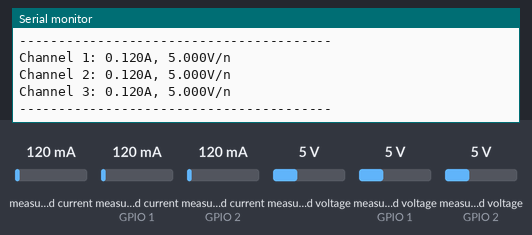
Bench run of a sketch on a simulated ESP32. On the bench: the last lines printed to the serial monitor. The inputs (shaded band) are chosen by the test bench; at power-on: measured current 120 mA, measured current (sensors on GPIO 1, GPIO 2) 120 mA, measured voltage 5 V, measured voltage (sensors on GPIO 1, GPIO 2) 5 V. WiFi joins after 1.5 s; servers stay silent unless stated.

Above: at 3.0 s.
3.1 s: measured current (sensor 0) set to 40 mA
4.6 s: measured current (sensor on GPIO 1) set to 40 mA
At 5.6 s:
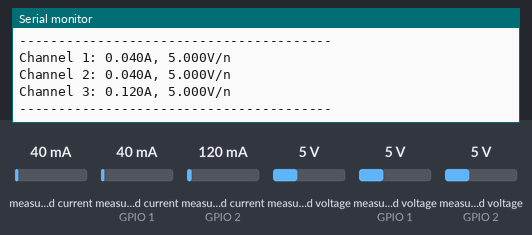
6.1 s: measured current (sensor on GPIO 2) set to 40 mA
At 7.4 s:
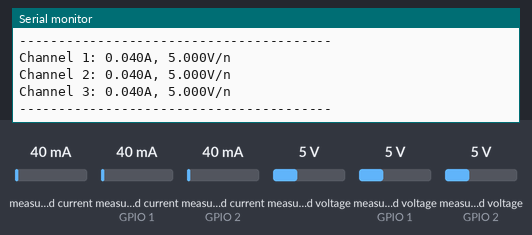
7.6 s: measured voltage (sensor 0) set to 0.3 V
9.1 s: measured voltage (sensor on GPIO 1) set to 0.3 V
At 10.4 s:
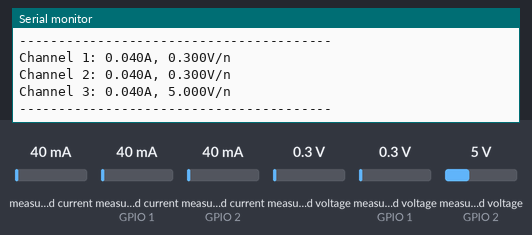
10.6 s: measured voltage (sensor on GPIO 2) set to 0.3 V
At 11.7 s:
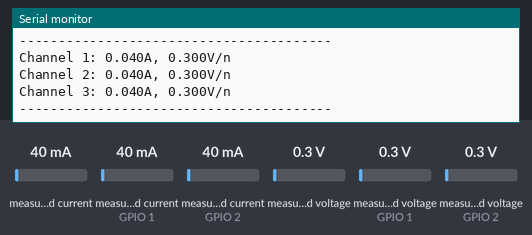
Timing chart, 0 to 13.1 s (numbered marks = the images above; inputs shaded):
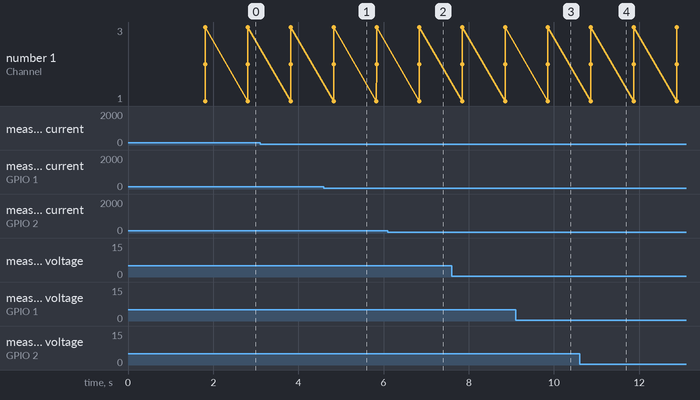

Measured:
- after the input at 4.6 s, the serial monitor: prints a new line after 0.23 s (image 1)
- after the input at 6.1 s, the serial monitor: prints a new line after 0.74 s (image 2)
- after the input at 9.1 s, the serial monitor: prints a new line after 0.76 s (image 3)
- after the input at 10.6 s, the serial monitor: prints a new line after 0.27 s (image 4)

The sketch:

ESPV_INA_Beastlib.ino
```cpp
#define BLYNK_TEMPLATE_ID "TMPLsgwf8Dhk"
#define BLYNK_DEVICE_NAME "NIOT DRAFT"
#define BLYNK_AUTH_TOKEN "HfjOm1Ku95G8TjHITGlnsLMwEtVreCru"
#define BLYNK_PRINT Serial

#include <WiFi.h>
#include <BlynkSimpleEsp32.h>

#include <Wire.h>
#include <Beastdevices_INA3221.h>

const char* ssid = "matgyver";
const char* pass = "abcd1234";

#define SERIAL_SPEED      115200    // serial baud rate
#define PRINT_DEC_POINTS  3         // decimal points to print

// Set I2C address to 0x41 (A0 pin -> VCC)
Beastdevices_INA3221 ina3221(INA3221_ADDR41_VCC);

//#############################################################################
void setup() {

  WiFiConnect();
  printWiFiStatus();

  Serial.begin(SERIAL_SPEED);

  while (!Serial) {
      delay(1);
  }

  ina3221.begin();
  ina3221.reset();

  // Set shunt resistors to 10 mOhm for all channels
  ina3221.setShuntRes(10, 10, 10);

  Blynk.begin(BLYNK_AUTH_TOKEN, ssid, pass);
}

//#############################################################################
void loop() {
  Blynk.run();

  float current[3];
  float voltage[3];

  current[0] = ina3221.getCurrent(INA3221_CH1);
  voltage[0] = ina3221.getVoltage(INA3221_CH1);

  current[1] = ina3221.getCurrent(INA3221_CH2);
  voltage[1] = ina3221.getVoltage(INA3221_CH2);

  current[2] = ina3221.getCurrent(INA3221_CH3);
  voltage[2] = ina3221.getVoltage(INA3221_CH3);

  Serial.print("Channel 1: ");
  Serial.print(current[0], PRINT_DEC_POINTS);
  Serial.print("A, ");
  Serial.print(voltage[0], PRINT_DEC_POINTS);
  Serial.println("V/n");

  Serial.print("Channel 2: ");
  Serial.print(current[1], PRINT_DEC_POINTS);
  Serial.print("A, ");
  Serial.print(voltage[1], PRINT_DEC_POINTS);
  Serial.println("V/n");

  Serial.print("Channel 3: ");
  Serial.print(current[2], PRINT_DEC_POINTS);
  Serial.print("A, ");
  Serial.print(voltage[2], PRINT_DEC_POINTS);
  Serial.println("V/n");

  Serial.println("----------------------------------------");
  delay(1000);
}

//~~~~~~~~~~~~~~~~~~~~~~~~~~~~~~~~~~~~~~~~~~~~~~~~~~~~~~~~~~~~~~~~~~~~~~~~~~~~~
void WiFiConnect()
{
  // Connect to Wi-Fi
  Serial.print("Connecting to ");
  Serial.println(ssid);
  WiFi.begin(ssid, pass);
  while (WiFi.status() != WL_CONNECTED) {
    delay(500);
    Serial.print(".");
  }
  Serial.println("");
  Serial.println("WiFi connected.");
}

void printWiFiStatus() {

  // Print the network SSID
  Serial.print("SSID: ");
  Serial.println(WiFi.SSID());

  // Print the IP address
  IPAddress ip = WiFi.localIP();
  Serial.print("IP Address: ");
  Serial.println(ip);

  // Print the received signal strength
  long rssi = WiFi.RSSI();
  Serial.print("signal strength (RSSI):");
  Serial.print(rssi);
  Serial.println(" dBm");
}
```
